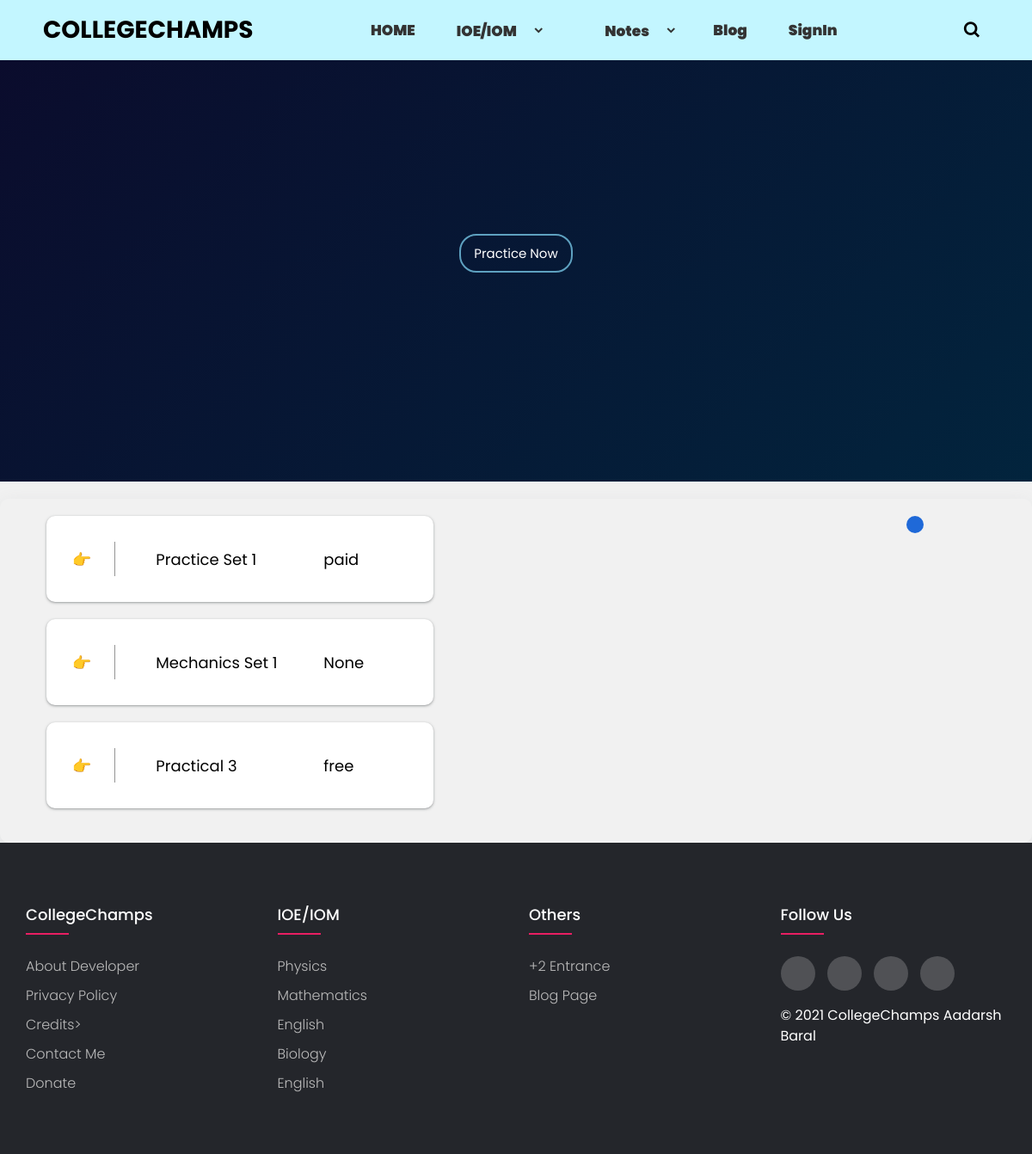
Screenshot of /set_prep_page with the database file from the repository.
### collegechamps/models.py (models this page shows, shortened)
class Post(db.Model):
    id = db.Column(db.Integer, primary_key=True)
    title = db.Column(db.String(100), nullable=False)
    slug = db.Column(db.String(100), nullable = False)
    subtitle = db.Column(db.Text, nullable = False)
    content = db.Column(db.Text, nullable=False)
    img = db.Column(db.Text, nullable=True)
    date_posted = db.Column(db.DateTime, nullable=False, default=datetime.now(timezone.utc))
    to_redirect = db.Column(db.String(20),nullable = True)
    image_file = db.Column(db.String(20), nullable=True)
    mock_title = db.Column(db.String(20), nullable = True)
    mock_content=db.Column(db.String(200), nullable = True)
    price  = db.Column(db.String(),nullable  = True)
    to_redirect = db.Column(db.String(20),nullable = True)
    featured = db.Column(db.String(20), nullable = True)
    subject_title  = db.Column(db.String(20),nullable = True)
    others1 = db.Column(db.String(20), nullable = True)
    others2 = db.Column(db.String(20), nullable = True)
    time_limit1 = db.Column(db.Integer())
    time_limit2 = db.Column(db.Integer())
    url_slug = db.Column(db.String(255))

### collegechamps/subjects/subjects.py (the view)
@subjects.route('/set_prep_page')
def set_prep_page():
    sets = Post.query.filter_by(slug='set_page')
    return render_template('subject_sets.html', sets=sets)

### collegechamps/templates/subject_sets.html (shortened to what this page needs)
{% extends 'render.html' %}
{% block showcase_nav_foot %}
<div class="showcase">
  <div class="main-container">
    <h1 id="animate" class="showcase-maintext">{{header}}</h1>
    <a href="s1" class="btn-secondary"
      >Practice Now </a>
  </div>
</div>
{% endblock  %}
{% block sectionA %}
  <div class="container-post">
    <div class="set-containers">
      <div class="set-grid-container">
        <div class="the-set-colection">
          {% for each_set in sets %}
        <a href="{{ url_for('subjects.individual_set',set_id = each_set.id)  }}">
          <div class="practice-set shover">
            <p class="practice-set-index">👉</p>
            <p class="set-content-text">{{each_set.title}}</p>
            <p class="set-plan">{{each_set.price}}</p>
          </div>
        </a>
          {% endfor %}
        </div>
      </div>
    </div>
  </div>
{% endblock sectionA %}

### collegechamps/static/css/style.css (style rules this page uses)
.main-container { margin: auto; max-width: 1100px; }
.btn-secondary { padding: 10px 15px 10px 15px; border-radius: 20px; border: 2px solid #5ea1c0; color: white; cursor: pointer; font-size: 15px; transition: all 0.2s ease-in-out; }
* { padding: 0px; margin: 0px; box-sizing: border-box; }
a { text-decoration: none; color: black; }
body { font-family: "Poppins", sans-serif; }
.showcase { background: #0f121b; height: 70vh; display: flex; align-items: center; justify-content: center; text-align: center; font-family: 'Poppins' , sans-serif; line-height: 1.4; background-image: linear-gradient(315deg, #02243d 0%, #0b0b2c 100%); }
.showcase .showcase-maintext { font-family: "Poppins ", sans-serif; color: white; font-size: 50px; text-transform: uppercase; padding-bottom: 10px; }
.showcase #animate { margin: 0px; white-space: nowrap; overflow: hidden; animation: typing 4s steps(22, end) forwards, blink 0.6s infinite; }
.set-containers { margin-top: 30px; margin-bottom: 10px; max-width: 650px; margin: auto; }
.set-containers .set-grid-container { display: grid; grid-template-columns: 3fr 1fr; grid-gap: 50px; font-size: 18px; font-family: 'Poppins' , sans-serif; }
.set-containers .practice-set { display: grid; grid-template-columns: 1fr 1fr 4fr 2fr; background: white; padding: 30px; border-radius: 10px; margin-bottom: 20px; align-items: center; justify-content: center; box-shadow: rgba(60, 64, 67, 0.3) 0px 1px 2px 0px, rgba(60, 64, 67, 0.15) 0px 1px 3px 1px; }
.set-containers .practice-set .practice-set-index { display: inline-block; }
.set-containers .practice-set .set-plan { padding-right: 10px; }
.shover { transition: transform 0.2s ease-in; }

### collegechamps/static/css/card.css (style rules this page uses)
* { box-sizing: border-box; }
body { background: #f1f1f1; font-family: "Rubik", sans-serif; }

### collegechamps/static/css/footer.css (style rules this page uses)
body { line-height: 1.5; font-family: 'Poppins', sans-serif; }
* { margin:0; padding:0; box-sizing: border-box; }

### collegechamps/templates/render.html (style rules this page uses)
* { margin: 0; padding: 0; box-sizing: border-box; font-family: "Poppins", sans-serif; }
body { min-height: 100vh; }

### rows the page displays
Post: title "Practice Set 1", price "paid"
Post: title "Mechanics Set 1", price "None"
Post: title "Practical 3", price "free"
